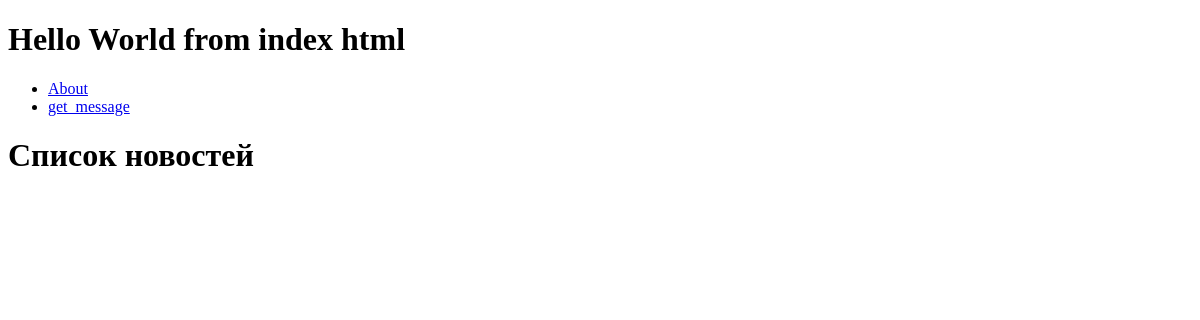
The app's page /, older data.
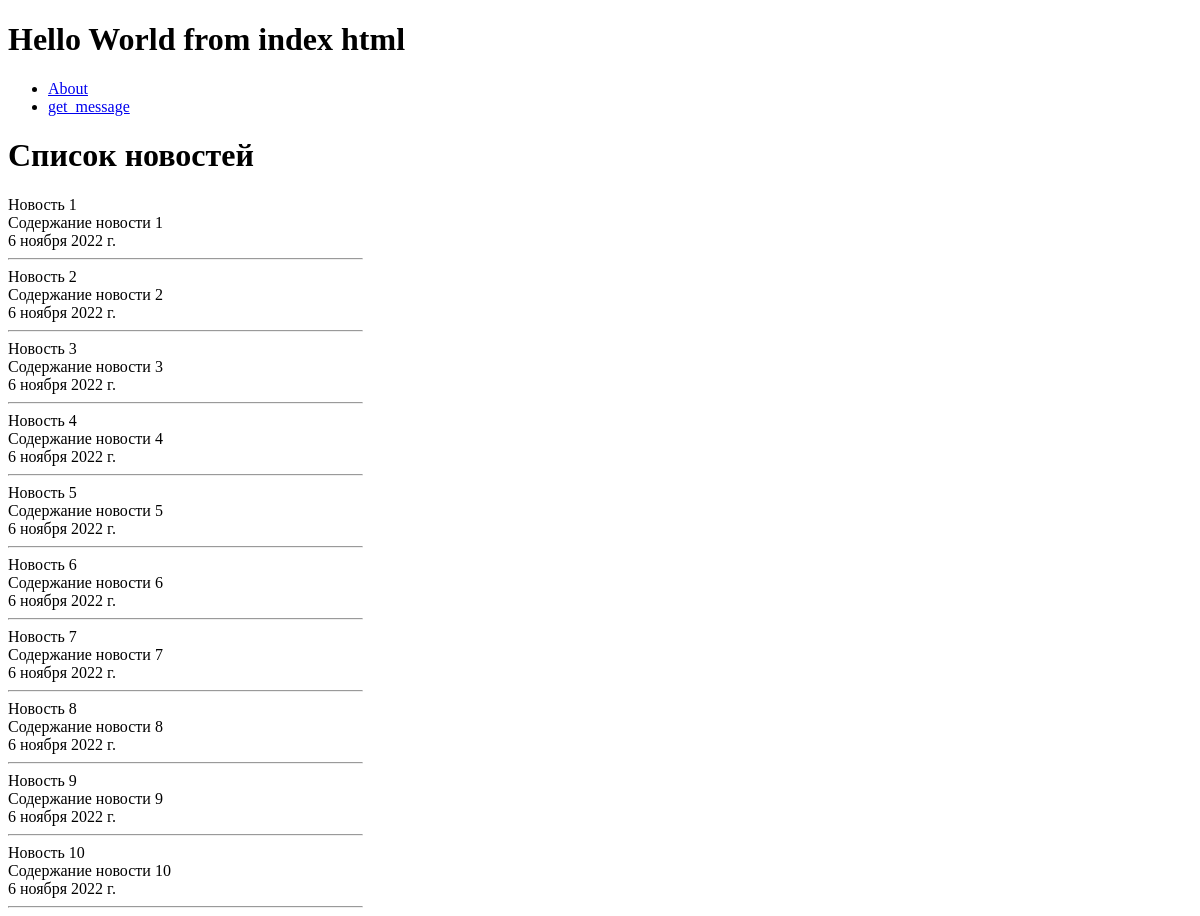
The same page, newer data.
### news/models.py (models this page shows, shortened)
class News(models.Model):
    title = models.CharField(max_length=200, verbose_name='Название')
    content = models.TextField(verbose_name='Содержание')
    date_pub = models.DateField(auto_now_add=True, verbose_name='Дата публикации')
    date_mod = models.DateField(auto_now=True, verbose_name='Дата модификации')
    is_published = models.BooleanField(default=True, verbose_name='Опубликовано')
    class Meta:
        verbose_name = 'Новость'
        verbose_name_plural = 'Новости'

### news/views.py (the view)
# urls.py: path('', index),
def index(request):
    news = News.objects.all()
    contex = {
        'title': 'Список новостей',
        'news': news
    }
    return render(request, template_name='index.html', context=contex)

### news/templates/index.html (shortened to what this page needs)
<!DOCTYPE html>
<html lang="en">
<head>
</head>
<body>
<h1>Hello World from index html</h1>
<ul>
    <li><a href="/news/about/">About</a></li>
    <li><a href="/news/get_message/">get_message</a></li>
</ul>
<h1> {{ title }}</h1>
{% for n in news %}
<div>
    <div>{{ n.title }}</div>
    <div>{{ n.content }}</div>
    <div>{{ n.date_pub }}</div>
    <div style="width: 30%">
        <hr>
    </div>
</div>
{% endfor %}
</body>
</html>

Row changes from the older to the newer data that the page shows:
added News: title "Новость 1", content "Содержание новости 1", date_pub "6 ноября 2022 г."
added News: title "Новость 2", content "Содержание новости 2", date_pub "6 ноября 2022 г."
added News: title "Новость 3", content "Содержание новости 3", date_pub "6 ноября 2022 г."
added News: title "Новость 4", content "Содержание новости 4", date_pub "6 ноября 2022 г."
added News: title "Новость 5", content "Содержание новости 5", date_pub "6 ноября 2022 г."
added News: title "Новость 6", content "Содержание новости 6", date_pub "6 ноября 2022 г."
added News: title "Новость 7", content "Содержание новости 7", date_pub "6 ноября 2022 г."
added News: title "Новость 8", content "Содержание новости 8", date_pub "6 ноября 2022 г."
added News: title "Новость 9", content "Содержание новости 9", date_pub "6 ноября 2022 г."
added News: title "Новость 10", content "Содержание новости 10", date_pub "6 ноября 2022 г."
